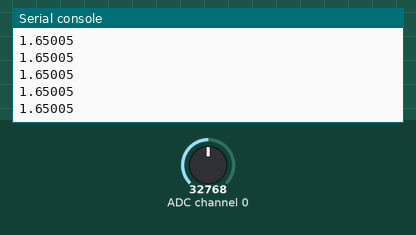
Bench run of a program on a simulated Raspberry Pi Pico running MicroPython. Shown: the last lines printed to the serial console. The inputs (shaded band) are chosen by the test bench; at power-on: ADC channel 0 = 32768 (analog values on the 0–65535 scale).

Above: at 1.2 s.
1.3 s: ADC channel 0 set to 45874
At 1.45 s:
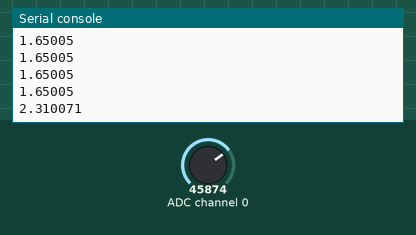
2.8 s: ADC channel 0 set to 57670
At 2.89 s:
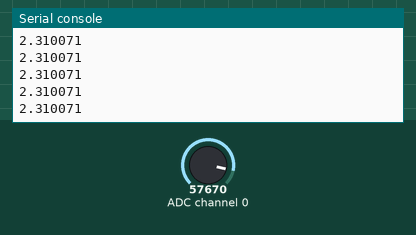
Timing chart, 0 to 5.8 s (numbered marks = the images above; inputs shaded):
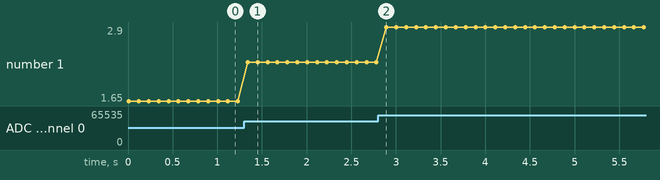

The program:

ads1115_gemini_sucesso.py
```python
from machine import Pin, I2C
import time
i2c = I2C(0, scl=Pin(9), sda=Pin(8), freq=200000)
address = 0x48
config_bytes = bytearray([0xC3, 0x83])
for _ in range(99):
    # Usando bytearray para a configuração.
    # 0xC5 = Inicia conversão, Canal 0 (AIN0), Ganho +/- 2.048V, Single-shot
    # 0xC3 = Inicia conversão, Canal 0 (AIN0), Ganho +/- 4.048V, continus
    # 0x83 = 128 amostras/segundo, comparador desativado
    #config_bytes = bytearray([0xC5, 0x83])
    try:
        i2c.writeto(0x00, b'\x06')
        time.sleep_ms(20) # Pequena pausa para o chip processar o reset
    except OSError:
        pass # Ignora erro caso o reset falhe momentaneamente
    # Escreve a configuração no registrador de Configuração (0x01)
    # Isso inicia uma nova conversão a cada iteração do loop
    i2c.writeto_mem(address, 1, config_bytes)
    # Aguarda a conversão (8ms para 128SPS, aguardamos 10ms por margem de segurança)
    time.sleep_ms(10)
    # Lê 2 bytes do registrador de Conversão (0x00)
    data = i2c.readfrom_mem(address, 0, 2)
    # Junta os 2 bytes lidos em um único valor de 16-bits
    raw_value = (data[0] << 8) | data[1]
    # Corrige o sinal (complemento de dois) para valores negativos
    if raw_value > 32767:
        raw_value -= 65536
    # Converte o valor bruto em Volts (baseado no ganho de +/- 2.048V)
    #voltage = raw_value * (2.048 / 32767.0)
    voltage = raw_value * (4.096 / 32767.0)
    #print("Leitura AIN0 Bruta:", raw_value, "| Tensão AIN0 (V):", voltage)
    print(voltage)
    # Pausa opcional entre cada uma das 99 leituras para não poluir o terminal rápido demais
    time.sleep_ms(100)
```

Measured:
- after the input at 1.3 s, the serial console: prints a new line at once (image 1)
- plotted number 1: 1.65 → 2.31 after the input at 1.3 s, 2.31 → 2.9 after the input at 2.8 s
